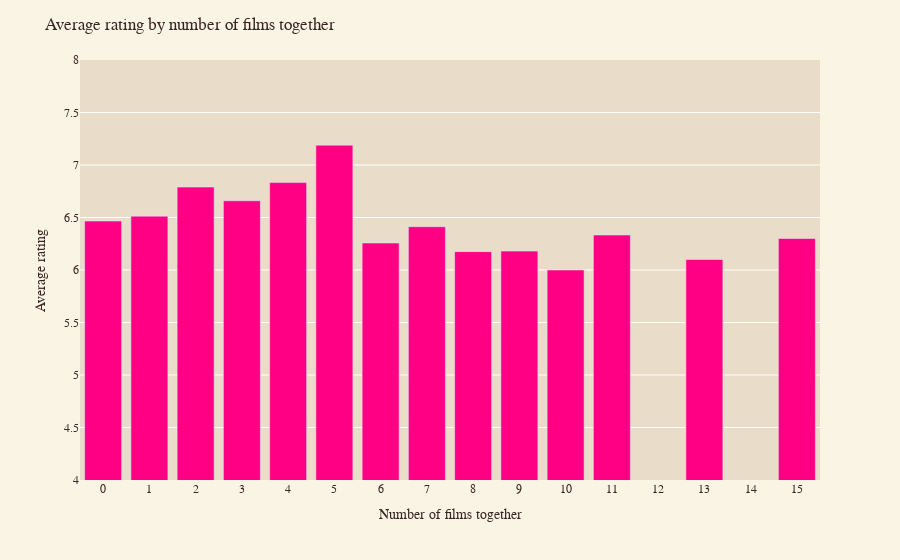

This figure's notebook cell:
### Code cell
avg_rating_by_nb_films_together = df_pairs.groupby('Number_of_films_together')['Movie_rating'].mean()
fig = avg_rating_by_nb_films_together.plot(kind='bar')

fig.update_layout(
    title="Average rating by number of films together",
    xaxis_title="Number of films together",
    yaxis_title="Average rating",
    showlegend=False,
    xaxis={'tickmode':'linear'},
    yaxis_range=[4, 8],
)
fig.show()

### Figure 1 — Plotly figure (JSON) as saved in the notebook; plotly's stock layout.template omitted (floating-point values rounded to 4 significant figures)
{"data": [{"alignmentgroup": "True", "hovertemplate": "variable=Movie_rating<br>Number_of_films_together=%{x}<br>value=%{y}<extra></extra>", "legendgroup": "Movie_rating", "marker": {"color": "#ff0085", "pattern": {"shape": ""}}, "name": "Movie_rating", "offsetgroup": "Movie_rating", "orientation": "v", "showlegend": true, "textposition": "auto", "type": "bar", "x": [0, 1, 2, 3, 4, 5, 6, 7, 8, 9, 10, 11, 13, 15], "xaxis": "x", "y": [6.466, 6.513, 6.79, 6.66, 6.832, 7.189, 6.257, 6.412, 6.175, 6.18, 6, 6.333, 6.1, 6.3], "yaxis": "y"}], "layout": {"barmode": "relative", "legend": {"title": {"text": "variable"}, "tracegroupgap": 0}, "margin": {"t": 60}, "showlegend": false, "title": {"text": "Average rating by number of films together"}, "xaxis": {"anchor": "y", "domain": [0, 1], "tickmode": "linear", "title": {"text": "Number of films together"}}, "yaxis": {"anchor": "x", "domain": [0, 1], "range": [4, 8], "title": {"text": "Average rating"}}}}
